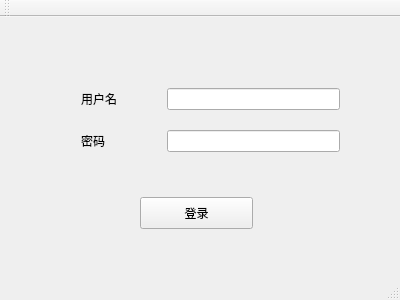
<?xml version="1.0" encoding="UTF-8"?>
<ui version="4.0">
 <class>MainWindow</class>
 <widget class="QMainWindow" name="MainWindow">
  <property name="geometry">
   <rect>
    <x>0</x>
    <y>0</y>
    <width>400</width>
    <height>300</height>
   </rect>
  </property>
  <property name="windowTitle">
   <string>MainWindow</string>
  </property>
  <widget class="QWidget" name="centralWidget">
   <widget class="QPushButton" name="pushButton">
    <property name="geometry">
     <rect>
      <x>140</x>
      <y>180</y>
      <width>113</width>
      <height>32</height>
     </rect>
    </property>
    <property name="text">
     <string>登录</string>
    </property>
   </widget>
   <widget class="QWidget" name="layoutWidget">
    <property name="geometry">
     <rect>
      <x>70</x>
      <y>60</y>
      <width>281</width>
      <height>94</height>
     </rect>
    </property>
    <layout class="QFormLayout" name="formLayout">
     <property name="horizontalSpacing">
      <number>50</number>
     </property>
     <property name="verticalSpacing">
      <number>20</number>
     </property>
     <item row="0" column="0">
      <widget class="QLabel" name="label">
       <property name="text">
        <string>用户名</string>
       </property>
      </widget>
     </item>
     <item row="0" column="1">
      <widget class="QLineEdit" name="lineEdit"/>
     </item>
     <item row="1" column="0">
      <widget class="QLabel" name="label_2">
       <property name="text">
        <string>密码</string>
       </property>
      </widget>
     </item>
     <item row="1" column="1">
      <widget class="QLineEdit" name="lineEdit_2">
       <property name="echoMode">
        <enum>QLineEdit::Password</enum>
       </property>
      </widget>
     </item>
    </layout>
   </widget>
  </widget>
  <widget class="QMenuBar" name="menuBar">
   <property name="geometry">
    <rect>
     <x>0</x>
     <y>0</y>
     <width>400</width>
     <height>25</height>
    </rect>
   </property>
  </widget>
  <widget class="QToolBar" name="mainToolBar">
   <attribute name="toolBarArea">
    <enum>TopToolBarArea</enum>
   </attribute>
   <attribute name="toolBarBreak">
    <bool>false</bool>
   </attribute>
  </widget>
  <widget class="QStatusBar" name="statusBar"/>
 </widget>
 <layoutdefault spacing="6" margin="11"/>
 <resources/>
 <connections/>
</ui>
